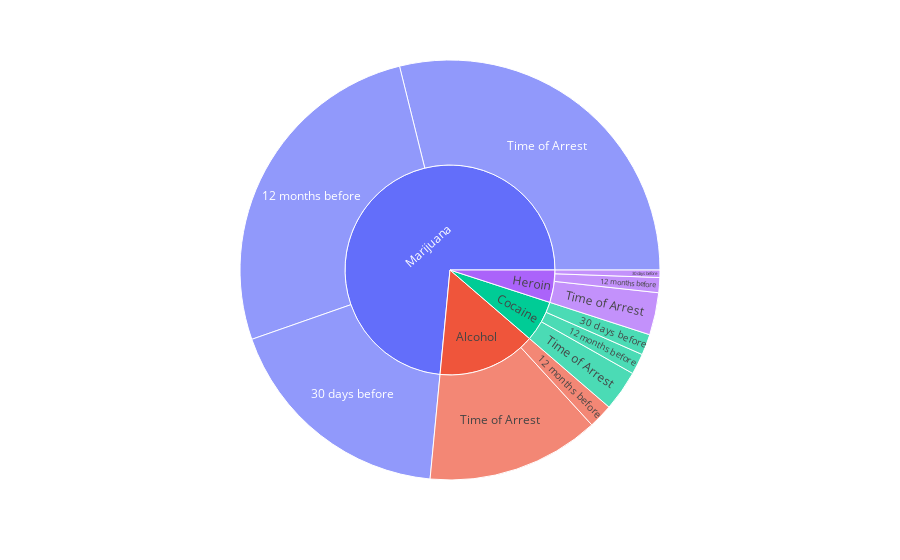
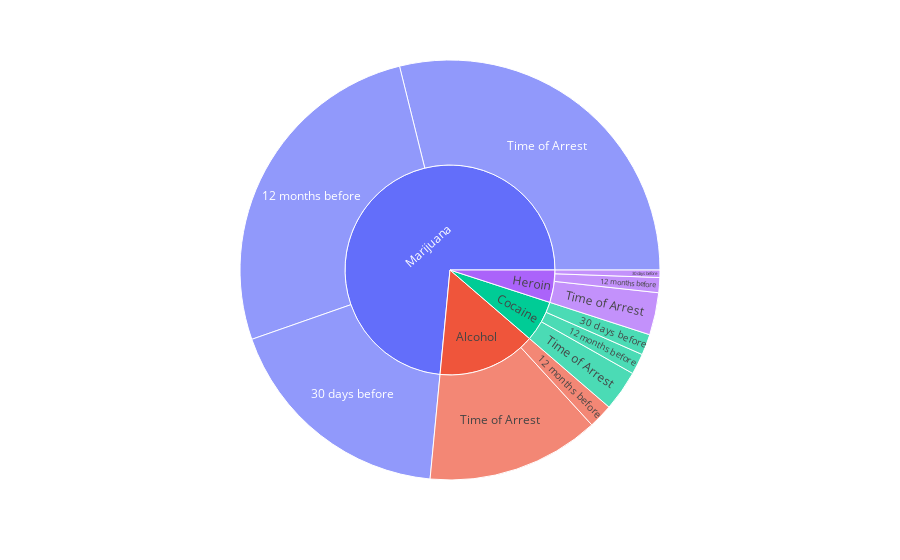
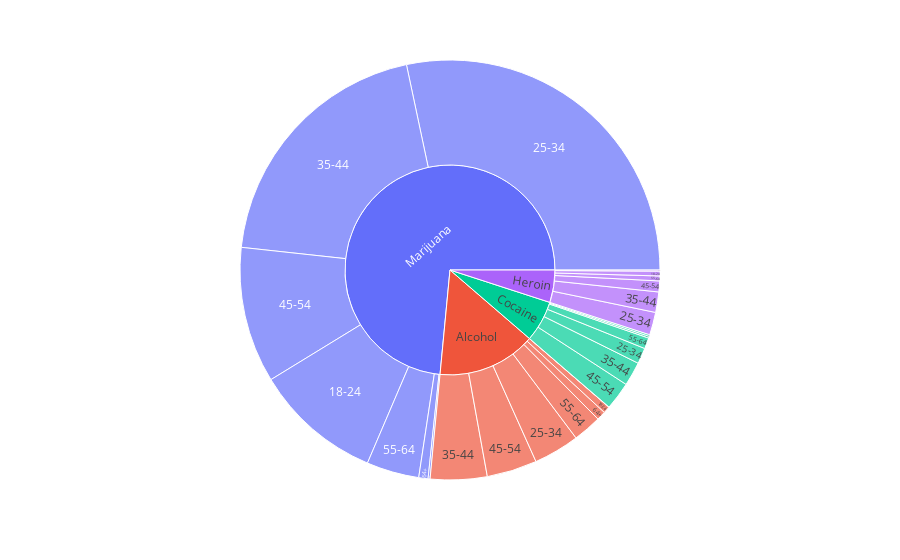
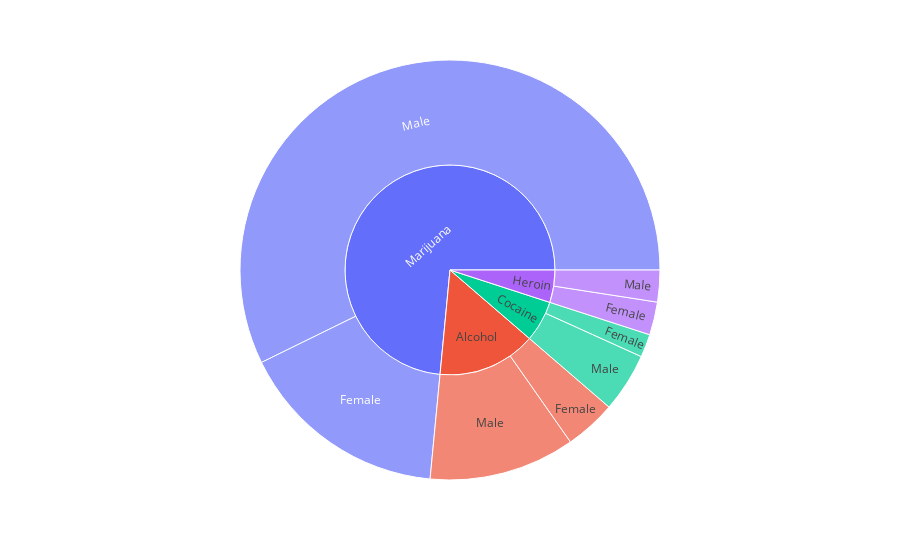

The notebook cell these images were saved under, in order:
### Code cell
from dash import Dash, dcc, html, Input, Output
import plotly.express as px

# token = open(".sk.eyJ1IjoicGhpbGVua3UiLCJhIjoiY2w4eGlkcmQwMDUyZzNvazRhaXhmZndjMiJ9.dyAPb-U-r2-V7muIc-orrQ").read() # you will need your own token


app = Dash(__name__)

app.layout = html.Div([
    html.H4('Polotical candidate voting pool analysis'),
    html.P("Select a candidate:"),
    dcc.RadioItems(
        id='candidate', 
        options=["time", "Age_group", "Sex", "Race"],
        value="time",
        inline=True
    ),
    dcc.Graph(id="graph"),
])


@app.callback(
    Output("graph", "figure"), 
    Input("candidate", "value"))
def display_choropleth(candidate):
    fig = px.sunburst(sample, path=["drug_type", candidate])   
    fig.show()

    return fig

app.run_server(debug=True, use_reloader=False)

### Figure 1 — Plotly figure (JSON) as saved in the notebook; plotly's stock layout.template omitted (floating-point values rounded to 4 significant figures)
{"data": [{"branchvalues": "total", "domain": {"x": [0, 1], "y": [0, 1]}, "hovertemplate": "labels=%{label}<br>count=%{value}<br>parent=%{parent}<br>id=%{id}<extra></extra>", "ids": ["Alcohol/12 months before", "Cocaine/12 months before", "Heroin/12 months before", "Marijuana/12 months before", "Cocaine/30 days before", "Heroin/30 days before", "Marijuana/30 days before", "Alcohol/Time of Arrest", "Cocaine/Time of Arrest", "Heroin/Time of Arrest", "Marijuana/Time of Arrest", "Alcohol", "Cocaine", "Heroin", "Marijuana"], "labels": ["12 months before", "12 months before", "12 months before", "12 months before", "30 days before", "30 days before", "30 days before", "Time of Arrest", "Time of Arrest", "Time of Arrest", "Time of Arrest", "Alcohol", "Cocaine", "Heroin", "Marijuana"], "name": "", "parents": ["Alcohol", "Cocaine", "Heroin", "Marijuana", "Cocaine", "Heroin", "Marijuana", "Alcohol", "Cocaine", "Heroin", "Marijuana", "", "", "", ""], "type": "sunburst", "values": [318, 272, 196, 4487, 272, 97, 3071, 2255, 529, 552, 4889, 2573, 1073, 845, 12447]}], "layout": {"legend": {"tracegroupgap": 0}, "margin": {"t": 60}}}

### Figure 2 — Plotly figure (JSON) as saved in the notebook; plotly's stock layout.template omitted (floating-point values rounded to 4 significant figures)
{"data": [{"branchvalues": "total", "domain": {"x": [0, 1], "y": [0, 1]}, "hovertemplate": "labels=%{label}<br>count=%{value}<br>parent=%{parent}<br>id=%{id}<extra></extra>", "ids": ["Alcohol/12 months before", "Cocaine/12 months before", "Heroin/12 months before", "Marijuana/12 months before", "Cocaine/30 days before", "Heroin/30 days before", "Marijuana/30 days before", "Alcohol/Time of Arrest", "Cocaine/Time of Arrest", "Heroin/Time of Arrest", "Marijuana/Time of Arrest", "Alcohol", "Cocaine", "Heroin", "Marijuana"], "labels": ["12 months before", "12 months before", "12 months before", "12 months before", "30 days before", "30 days before", "30 days before", "Time of Arrest", "Time of Arrest", "Time of Arrest", "Time of Arrest", "Alcohol", "Cocaine", "Heroin", "Marijuana"], "name": "", "parents": ["Alcohol", "Cocaine", "Heroin", "Marijuana", "Cocaine", "Heroin", "Marijuana", "Alcohol", "Cocaine", "Heroin", "Marijuana", "", "", "", ""], "type": "sunburst", "values": [318, 272, 196, 4487, 272, 97, 3071, 2255, 529, 552, 4889, 2573, 1073, 845, 12447]}], "layout": {"legend": {"tracegroupgap": 0}, "margin": {"t": 60}}}

### Figure 3 — Plotly figure (JSON) as saved in the notebook; plotly's stock layout.template omitted (floating-point values rounded to 4 significant figures)
{"data": [{"branchvalues": "total", "domain": {"x": [0, 1], "y": [0, 1]}, "hovertemplate": "labels=%{label}<br>count=%{value}<br>parent=%{parent}<br>id=%{id}<extra></extra>", "ids": ["Alcohol/18-24", "Cocaine/18-24", "Heroin/18-24", "Marijuana/18-24", "Alcohol/25-34", "Cocaine/25-34", "Heroin/25-34", "Marijuana/25-34", "Alcohol/35-44", "Cocaine/35-44", "Heroin/35-44", "Marijuana/35-44", "Alcohol/45-54", "Cocaine/45-54", "Heroin/45-54", "Marijuana/45-54", "Alcohol/55-64", "Cocaine/55-64", "Heroin/55-64", "Marijuana/55-64", "Alcohol/64+", "Cocaine/64+", "Heroin/64+", "Marijuana/64+", "Alcohol/<18", "Marijuana/<18", "Alcohol", "Cocaine", "Heroin", "Marijuana"], "labels": ["18-24", "18-24", "18-24", "18-24", "25-34", "25-34", "25-34", "25-34", "35-44", "35-44", "35-44", "35-44", "45-54", "45-54", "45-54", "45-54", "55-64", "55-64", "55-64", "55-64", "64+", "64+", "64+", "64+", "<18", "<18", "Alcohol", "Cocaine", "Heroin", "Marijuana"], "name": "", "parents": ["Alcohol", "Cocaine", "Heroin", "Marijuana", "Alcohol", "Cocaine", "Heroin", "Marijuana", "Alcohol", "Cocaine", "Heroin", "Marijuana", "Alcohol", "Cocaine", "Heroin", "Marijuana", "Alcohol", "Cocaine", "Heroin", "Marijuana", "Alcohol", "Cocaine", "Heroin", "Marijuana", "Alcohol", "Marijuana", "", "", "", ""], "type": "sunburst", "values": [89, 23, 62, 1664, 598, 207, 296, 4798, 739, 313, 266, 3379, 655, 365, 142, 1773, 372, 143, 64, 686, 118, 22, 15, 121, 2, 26, 2573, 1073, 845, 12447]}], "layout": {"legend": {"tracegroupgap": 0}, "margin": {"t": 60}}}

### Figure 4 — Plotly figure (JSON) as saved in the notebook; plotly's stock layout.template omitted (floating-point values rounded to 4 significant figures)
{"data": [{"branchvalues": "total", "domain": {"x": [0, 1], "y": [0, 1]}, "hovertemplate": "labels=%{label}<br>count=%{value}<br>parent=%{parent}<br>id=%{id}<extra></extra>", "ids": ["Alcohol/Female", "Cocaine/Female", "Heroin/Female", "Marijuana/Female", "Alcohol/Male", "Cocaine/Male", "Heroin/Male", "Marijuana/Male", "Alcohol", "Cocaine", "Heroin", "Marijuana"], "labels": ["Female", "Female", "Female", "Female", "Male", "Male", "Male", "Male", "Alcohol", "Cocaine", "Heroin", "Marijuana"], "name": "", "parents": ["Alcohol", "Cocaine", "Heroin", "Marijuana", "Alcohol", "Cocaine", "Heroin", "Marijuana", "", "", "", ""], "type": "sunburst", "values": [669, 301, 430, 2749, 1904, 772, 415, 9698, 2573, 1073, 845, 12447]}], "layout": {"legend": {"tracegroupgap": 0}, "margin": {"t": 60}}}
